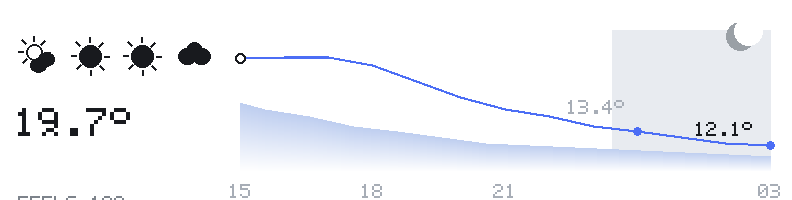
#> input picture epaper-panel-weather/fw/test_sketch/top_zoom.png, 792 x 200 px
$ python -i parity_test.py   (imports and definitions only)
#> lines starting #> are read from the running program, lines starting #| are printed output that depends on the picture
"""DeskBuddy parity test — capture the widget AND the ESP32 device, compare them.

Both frontends render the same `BuddyState` from the same llama.cpp server,
so given the same live server they should agree on phase, model, and (while
generating) a sane tok/s. This script:

  1. captures the widget in each deterministic scene mode
     (`DESKBUDDY_SCENE` + `EFRAME_SCREENSHOT_TO` — see desktop-llama/tests/screenshot_test.rs)
     -> widget_*.png, plus a golden-match check;
  2. drives the ESP32 device through its states over USB-CDC:
       - `idle`: two consecutive `poll: idle` lines, then `CAP`;
       - `generating`: fires a long generation at llama-server, waits for the
         device's own `poll: WORKING`, then sends `CAP` for N frames spaced
         one poll apart (~5.2 s) so the device numbers advance each frame;
  3. composites a contact sheet (widget goldens | device frames) and writes a
     machine-readable report with per-frame validation.

Usage:
  python tests/parity/parity_test.py [--port COM3] [--frames 3]
                                     [--widget-only] [--device-only]
                                     [--skip-idle] [--build]

Prereqs: widget binary built (`--build` does it), pyserial + Pillow,
device plugged in on --port, llama-server up on m.tower1:11444.
Outputs go to tests/parity/runs/<UTC-stamp>/ so runs never clobber each other.
"""
import argparse
import base64
import json
import os
import re
import shutil
import struct
import subprocess
import sys
import threading
import time
import urllib.request
from datetime import datetime, timezone

from PIL import Image, ImageDraw

HERE = os.path.dirname(os.path.abspath(__file__))
ROOT = os.path.abspath(os.path.join(HERE, "..", ".."))
WIDGET_DIR = os.path.join(ROOT, "desktop-llama")
WIDGET_BIN = os.path.join(WIDGET_DIR, "target", "debug", "deskbuddy_widget.exe")
GOLDEN_DIR = os.path.join(WIDGET_DIR, "tests", "snapshots")
SCENES = ["generating", "idle", "down", "prompting"]
SERVER = "http://m.tower1:11444"
PANEL_W = PANEL_H = 480

TILE_RE = re.compile(rb"^TILE (\d+) (\d+) (\d+) (\d+)$")
# Firmware poll line, 2-server format (parity-fixes):
#   poll: srv1 <phase> <rate> tok/s ctx=<N>/<N> rem=<M> tot=<T> | srv2 <...same...>
# phase is WORKING | PROMPTING | idle. `rem` is the busy slot's n_remain
# (int32, -1 when no bounded generation is running — the panel shows it only
# while generating). `tot` is the session token total from /metrics.
POLL_RE = re.compile(
    rb"poll: srv1 (WORKING|PROMPTING|idle) ([\d.]+) tok/s ctx=(\d+)/(\d+) "
    rb"rem=(-?\d+) tot=(\d+) \| srv2 (WORKING|PROMPTING|idle) ([\d.]+) tok/s "
    rb"ctx=(\d+)/(\d+) rem=(-?\d+) tot=(\d+)")

# The same long generation capture_live.py proved works (~120 tok/s -> ~30 s).
GEN_PROMPT = (
    "Write a 3000 word essay with at least 10 numbered sections, each several "
    "paragraphs long, on the complete history of lighthouse technology from "
    "ancient fires to modern automated LED beacons. Be thorough and do not "
    "stop early.")


def log(msg):
    print(f"[{datetime.now().strftime('%H:%M:%S')}] {msg}", flush=True)


# --------------------------------------------------------------------------
# Widget side
# --------------------------------------------------------------------------

# [41 lines left out: functions build_widget, widget_capture, not called in this run]


def golden_stats(scene):
    """How close is the fresh capture to the committed golden? (mean diff)."""
    from PIL import ImageChops
    golden = os.path.join(GOLDEN_DIR, f"{scene}.png")
    fresh = os.path.join(GOLDEN_DIR, f"_parity_{scene}.png")
    if not (os.path.exists(golden) and os.path.exists(fresh)):
        return None
    a, b = Image.open(golden).convert("RGB"), Image.open(fresh).convert("RGB")
    if a.size != b.size:
        return {"match": False, "reason": f"size {a.size} vs {b.size}"}
    diff = ImageChops.difference(a, b)
    total = px = 0
    for ch in "RGB":
        h = diff.getchannel(ch).histogram()  # 256 bins: bin index == value
        px += sum(h)
        total += sum(i * c for i, c in enumerate(h))
    mean = total / max(px, 1)
    return {"match": mean < 1.5, "mean_diff": round(mean, 3)}


# --------------------------------------------------------------------------
# Device side
# --------------------------------------------------------------------------

class Panel:
    """Composites one TILE...END stream into a 480x480 RGB image."""

    # [30 lines left out: functions __init__, feed, not called in this run]


class SerialReader:
    """Line-oriented reader for the device CDC console."""

    # [16 lines left out: functions __init__, readline, not called in this run]

    def send_cap(self):
        self.s.write(b"CAP\n")
        self.s.flush()

    def close(self):
        self.s.close()


# [390 lines left out: functions read_stream, gen_request, server_up, capture_device_frames, _frame, validate_frames and 2 more, not called in this run]


# [2 lines not run here, left out]

>>> import cv2
>>> picture = cv2.imread('../../epaper-panel-weather/fw/test_sketch/top_zoom.png', cv2.IMREAD_GRAYSCALE)
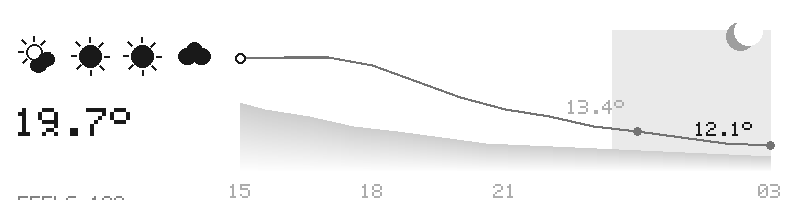
#> picture: shape (200, 792); min 25, max 255, mean 243.5
>>> result = golden_stats(picture)
